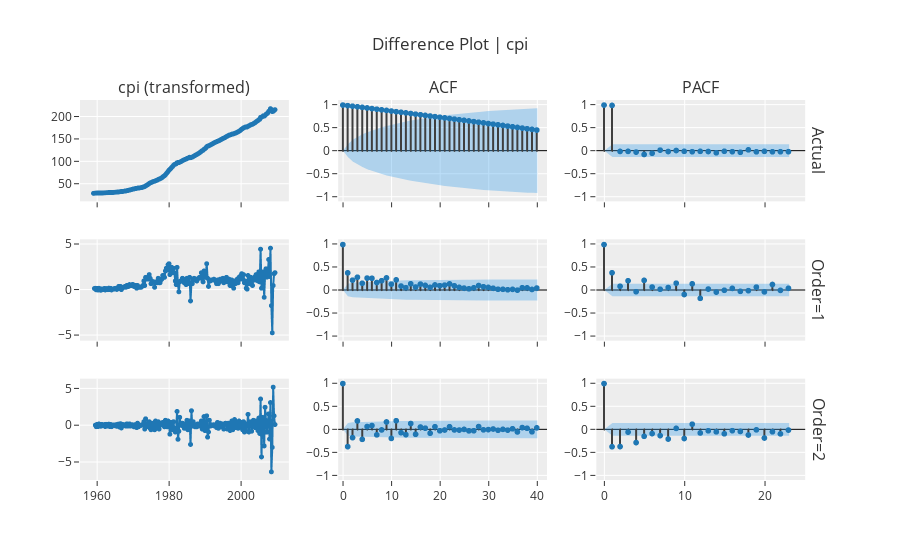

The notebook cell saved with this chart:
### Code cell
# plotting the correlation plots with 1st and 2nd order differencing
exp.plot_model(plot="diff", data_kwargs={"order_list": [1,2], "acf": True, "pacf": True})
